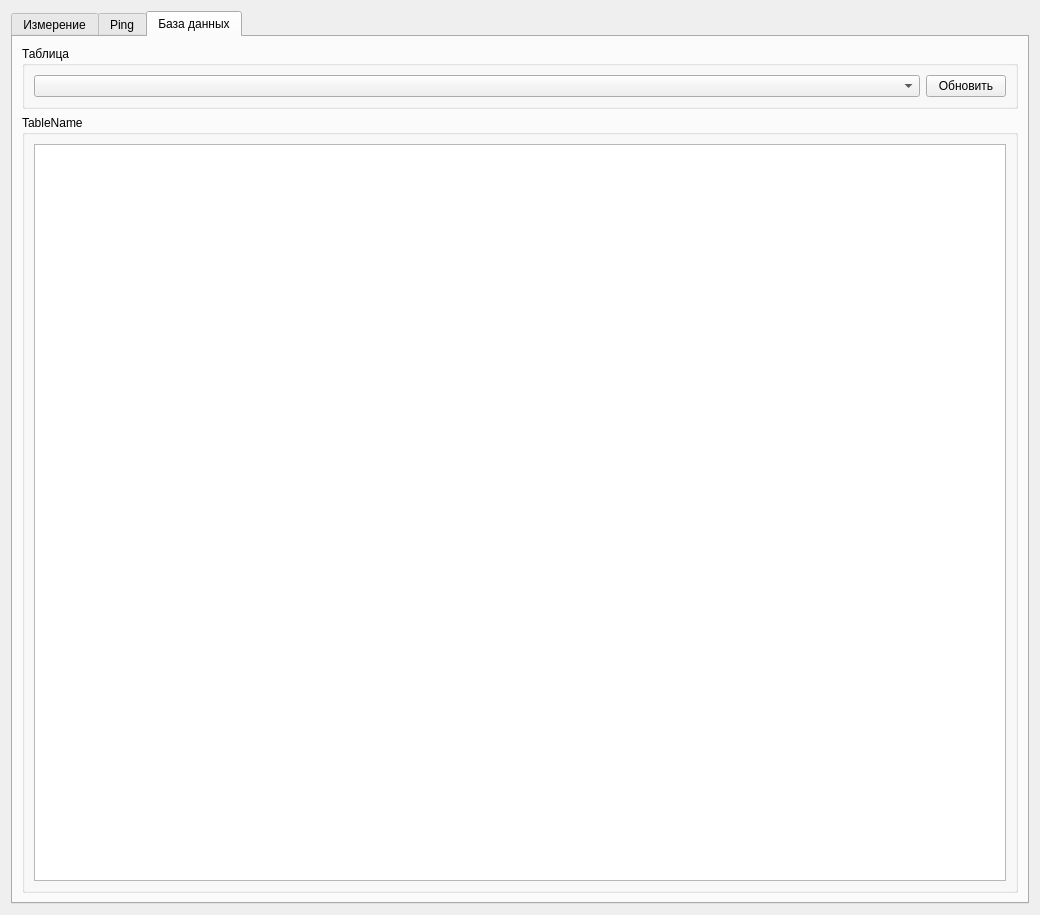
<?xml version="1.0" encoding="UTF-8"?>
<ui version="4.0">
 <class>mainWidget</class>
 <widget class="QDialog" name="mainWidget">
  <property name="geometry">
   <rect>
    <x>0</x>
    <y>0</y>
    <width>1040</width>
    <height>915</height>
   </rect>
  </property>
  <property name="focusPolicy">
   <enum>Qt::FocusPolicy::TabFocus</enum>
  </property>
  <property name="windowTitle">
   <string>Dialog</string>
  </property>
  <layout class="QHBoxLayout" name="horizontalLayout_5">
   <item>
    <widget class="QTabWidget" name="diagnoseWidget">
     <property name="autoFillBackground">
      <bool>true</bool>
     </property>
     <property name="currentIndex">
      <number>2</number>
     </property>
     <widget class="QWidget" name="monitoringTab">
      <attribute name="title">
       <string>Измерение</string>
      </attribute>
      <layout class="QGridLayout" name="gridLayout_2">
       <item row="0" column="1">
        <layout class="QVBoxLayout" name="rightColum">
         <item>
          <widget class="QGroupBox" name="monitoringBox">
           <property name="sizePolicy">
            <sizepolicy hsizetype="Expanding" vsizetype="Minimum">
             <horstretch>0</horstretch>
             <verstretch>0</verstretch>
            </sizepolicy>
           </property>
           <property name="autoFillBackground">
            <bool>true</bool>
           </property>
           <property name="title">
            <string>Мониторинг</string>
           </property>
           <layout class="QGridLayout" name="gridLayout_5">
            <item row="0" column="0">
             <widget class="QGroupBox" name="statusBox">
              <property name="sizePolicy">
               <sizepolicy hsizetype="Preferred" vsizetype="Fixed">
                <horstretch>0</horstretch>
                <verstretch>0</verstretch>
               </sizepolicy>
              </property>
              <property name="title">
               <string>Статус</string>
              </property>
              <layout class="QGridLayout" name="gridLayout_6">
               <item row="0" column="0">
                <layout class="QHBoxLayout" name="horizontalLayout">
                 <property name="sizeConstraint">
                  <enum>QLayout::SizeConstraint::SetDefaultConstraint</enum>
                 </property>
                 <property name="leftMargin">
                  <number>6</number>
                 </property>
                 <property name="rightMargin">
                  <number>6</number>
                 </property>
                 <item>
                  <widget class="QLineEdit" name="remoteHoursInput">
                   <property name="sizePolicy">
                    <sizepolicy hsizetype="Minimum" vsizetype="Fixed">
                     <horstretch>0</horstretch>
                     <verstretch>0</verstretch>
                    </sizepolicy>
                   </property>
                   <property name="text">
                    <string>Часы</string>
                   </property>
                   <property name="frame">
                    <bool>true</bool>
                   </property>
                   <property name="echoMode">
                    <enum>QLineEdit::EchoMode::Normal</enum>
                   </property>
                   <property name="placeholderText">
                    <string/>
                   </property>
                   <property name="clearButtonEnabled">
                    <bool>false</bool>
                   </property>
                  </widget>
                 </item>
                 <item>
                  <widget class="QLineEdit" name="remoteMinutInput">
                   <property name="sizePolicy">
                    <sizepolicy hsizetype="Minimum" vsizetype="Fixed">
                     <horstretch>0</horstretch>
                     <verstretch>0</verstretch>
                    </sizepolicy>
                   </property>
                   <property name="text">
                    <string>Минуты</string>
                   </property>
                  </widget>
                 </item>
                 <item>
                  <widget class="QLineEdit" name="remoteSecondsInput">
                   <property name="sizePolicy">
                    <sizepolicy hsizetype="Minimum" vsizetype="Fixed">
                     <horstretch>0</horstretch>
                     <verstretch>0</verstretch>
                    </sizepolicy>
                   </property>
                   <property name="text">
                    <string>Секунды</string>
                   </property>
                  </widget>
                 </item>
                 <item>
                  <widget class="QPushButton" name="remoteMeasureSpeedButton">
                   <property name="sizePolicy">
                    <sizepolicy hsizetype="Minimum" vsizetype="Fixed">
                     <horstretch>0</horstretch>
                     <verstretch>0</verstretch>
                    </sizepolicy>
                   </property>
                   <property name="text">
                    <string>Начать замер</string>
                   </property>
                  </widget>
                 </item>
                 <item>
                  <widget class="QPushButton" name="remoteClearGraphs">
                   <property name="text">
                    <string>Сбросить</string>
                   </property>
                  </widget>
                 </item>
                </layout>
               </item>
               <item row="1" column="0">
                <layout class="QHBoxLayout" name="horizontalLayout_2">
                 <property name="leftMargin">
                  <number>6</number>
                 </property>
                 <property name="rightMargin">
                  <number>6</number>
                 </property>
                 <item>
                  <widget class="QCheckBox" name="remoteHideUpload">
                   <property name="text">
                    <string>Скрыть график скорости отдачи</string>
                   </property>
                  </widget>
                 </item>
                 <item>
                  <widget class="QCheckBox" name="remoteHideLoad">
                   <property name="text">
                    <string>Скрыть график скорости загрузки</string>
                   </property>
                  </widget>
                 </item>
                </layout>
               </item>
              </layout>
             </widget>
            </item>
            <item row="1" column="0">
             <widget class="QGroupBox" name="graphicBox">
              <property name="sizePolicy">
               <sizepolicy hsizetype="Expanding" vsizetype="Minimum">
                <horstretch>0</horstretch>
                <verstretch>0</verstretch>
               </sizepolicy>
              </property>
              <property name="title">
               <string>График</string>
              </property>
              <layout class="QGridLayout" name="gridLayout_7">
               <item row="0" column="0">
                <widget class="PlotWidget" name="remoteGraphWidget" native="true">
                 <property name="sizePolicy">
                  <sizepolicy hsizetype="Expanding" vsizetype="Expanding">
                   <horstretch>0</horstretch>
                   <verstretch>0</verstretch>
                  </sizepolicy>
                 </property>
                 <property name="focusPolicy">
                  <enum>Qt::FocusPolicy::StrongFocus</enum>
                 </property>
                 <layout class="QGridLayout" name="gridLayout_8">
                  <property name="leftMargin">
                   <number>0</number>
                  </property>
                  <property name="topMargin">
                   <number>0</number>
                  </property>
                  <property name="rightMargin">
                   <number>0</number>
                  </property>
                  <property name="bottomMargin">
                   <number>0</number>
                  </property>
                  <item row="0" column="0">
                   <widget class="QGraphicsView" name="remoteGraph"/>
                  </item>
                 </layout>
                </widget>
               </item>
              </layout>
             </widget>
            </item>
           </layout>
          </widget>
         </item>
        </layout>
       </item>
       <item row="0" column="0">
        <layout class="QVBoxLayout" name="leftColum">
         <property name="sizeConstraint">
          <enum>QLayout::SizeConstraint::SetDefaultConstraint</enum>
         </property>
         <item>
          <widget class="QGroupBox" name="adapterBox">
           <property name="enabled">
            <bool>true</bool>
           </property>
           <property name="autoFillBackground">
            <bool>true</bool>
           </property>
           <property name="title">
            <string>Список сетевых адаптеров</string>
           </property>
           <property name="alignment">
            <set>Qt::AlignmentFlag::AlignLeading|Qt::AlignmentFlag::AlignLeft|Qt::AlignmentFlag::AlignVCenter</set>
           </property>
           <layout class="QGridLayout" name="gridLayout_3">
            <item row="0" column="0">
             <widget class="QListWidget" name="remoteList">
              <property name="sizePolicy">
               <sizepolicy hsizetype="Minimum" vsizetype="Minimum">
                <horstretch>0</horstretch>
                <verstretch>0</verstretch>
               </sizepolicy>
              </property>
             </widget>
            </item>
           </layout>
          </widget>
         </item>
         <item>
          <widget class="QGroupBox" name="adapterPropBox">
           <property name="sizePolicy">
            <sizepolicy hsizetype="Minimum" vsizetype="Minimum">
             <horstretch>0</horstretch>
             <verstretch>0</verstretch>
            </sizepolicy>
           </property>
           <property name="autoFillBackground">
            <bool>true</bool>
           </property>
           <property name="title">
            <string>Параметры адаптера</string>
           </property>
           <layout class="QGridLayout" name="gridLayout_4">
            <item row="0" column="0">
             <widget class="QTableWidget" name="remoteInfoTable">
              <property name="sizePolicy">
               <sizepolicy hsizetype="Minimum" vsizetype="Minimum">
                <horstretch>0</horstretch>
                <verstretch>0</verstretch>
               </sizepolicy>
              </property>
             </widget>
            </item>
           </layout>
          </widget>
         </item>
        </layout>
       </item>
      </layout>
     </widget>
     <widget class="QWidget" name="pingTab">
      <attribute name="title">
       <string>Ping</string>
      </attribute>
      <layout class="QGridLayout" name="gridLayout_9">
       <item row="0" column="0">
        <layout class="QHBoxLayout" name="horizontalLayout_3">
         <item>
          <layout class="QVBoxLayout" name="buttonBar">
           <item>
            <layout class="QHBoxLayout" name="switchMode">
             <item>
              <spacer name="horizontalSpacer">
               <property name="orientation">
                <enum>Qt::Orientation::Horizontal</enum>
               </property>
               <property name="sizeHint" stdset="0">
                <size>
                 <width>40</width>
                 <height>20</height>
                </size>
               </property>
              </spacer>
             </item>
             <item>
              <widget class="QRadioButton" name="radioButton_2">
               <property name="sizePolicy">
                <sizepolicy hsizetype="Minimum" vsizetype="Maximum">
                 <horstretch>0</horstretch>
                 <verstretch>0</verstretch>
                </sizepolicy>
               </property>
               <property name="text">
                <string>Пинг</string>
               </property>
               <property name="checked">
                <bool>true</bool>
               </property>
              </widget>
             </item>
             <item>
              <widget class="QRadioButton" name="radioButton">
               <property name="sizePolicy">
                <sizepolicy hsizetype="Minimum" vsizetype="Maximum">
                 <horstretch>0</horstretch>
                 <verstretch>0</verstretch>
                </sizepolicy>
               </property>
               <property name="text">
                <string>Трассировка</string>
               </property>
              </widget>
             </item>
            </layout>
           </item>
           <item>
            <layout class="QHBoxLayout" name="buttons">
             <item>
              <widget class="QLineEdit" name="addressInput">
               <property name="sizePolicy">
                <sizepolicy hsizetype="Minimum" vsizetype="Minimum">
                 <horstretch>0</horstretch>
                 <verstretch>0</verstretch>
                </sizepolicy>
               </property>
               <property name="text">
                <string>Введите IP-адрес или имя хоста</string>
               </property>
              </widget>
             </item>
             <item>
              <widget class="QPushButton" name="pushButton">
               <property name="sizePolicy">
                <sizepolicy hsizetype="Maximum" vsizetype="Minimum">
                 <horstretch>0</horstretch>
                 <verstretch>0</verstretch>
                </sizepolicy>
               </property>
               <property name="text">
                <string>Старт</string>
               </property>
              </widget>
             </item>
            </layout>
           </item>
           <item>
            <layout class="QHBoxLayout" name="horizontalLayout_4">
             <item>
              <widget class="QGroupBox" name="groupBox">
               <property name="sizePolicy">
                <sizepolicy hsizetype="Preferred" vsizetype="Expanding">
                 <horstretch>0</horstretch>
                 <verstretch>0</verstretch>
                </sizepolicy>
               </property>
               <property name="title">
                <string>Журнал событий</string>
               </property>
               <layout class="QGridLayout" name="gridLayout_10">
                <item row="0" column="0">
                 <widget class="QListView" name="outputList"/>
                </item>
               </layout>
              </widget>
             </item>
             <item>
              <widget class="QGroupBox" name="groupBox_2">
               <property name="sizePolicy">
                <sizepolicy hsizetype="Maximum" vsizetype="Expanding">
                 <horstretch>0</horstretch>
                 <verstretch>0</verstretch>
                </sizepolicy>
               </property>
               <property name="title">
                <string>Список подключенных клиентов</string>
               </property>
               <layout class="QGridLayout" name="gridLayout_11">
                <item row="0" column="0">
                 <widget class="QListView" name="PingClientList"/>
                </item>
               </layout>
              </widget>
             </item>
            </layout>
           </item>
          </layout>
         </item>
        </layout>
       </item>
      </layout>
     </widget>
     <widget class="QWidget" name="DataBaseTab">
      <attribute name="title">
       <string>База данных</string>
      </attribute>
      <layout class="QVBoxLayout" name="verticalLayout">
       <item>
        <widget class="QGroupBox" name="groupBox_3">
         <property name="sizePolicy">
          <sizepolicy hsizetype="Expanding" vsizetype="Maximum">
           <horstretch>0</horstretch>
           <verstretch>0</verstretch>
          </sizepolicy>
         </property>
         <property name="title">
          <string>Таблица</string>
         </property>
         <layout class="QHBoxLayout" name="horizontalLayout_6">
          <item>
           <widget class="QComboBox" name="dbTableSelectCombo">
            <property name="sizePolicy">
             <sizepolicy hsizetype="Minimum" vsizetype="Maximum">
              <horstretch>0</horstretch>
              <verstretch>0</verstretch>
             </sizepolicy>
            </property>
           </widget>
          </item>
          <item>
           <widget class="QPushButton" name="dbRefreshButton">
            <property name="sizePolicy">
             <sizepolicy hsizetype="Maximum" vsizetype="Maximum">
              <horstretch>0</horstretch>
              <verstretch>0</verstretch>
             </sizepolicy>
            </property>
            <property name="minimumSize">
             <size>
              <width>0</width>
              <height>0</height>
             </size>
            </property>
            <property name="text">
             <string>Обновить</string>
            </property>
           </widget>
          </item>
         </layout>
        </widget>
       </item>
       <item>
        <widget class="QGroupBox" name="tableBox">
         <property name="title">
          <string>TableName</string>
         </property>
         <layout class="QGridLayout" name="gridLayout">
          <item row="0" column="0">
           <widget class="QTableWidget" name="dbDataTable">
            <property name="sizePolicy">
             <sizepolicy hsizetype="Expanding" vsizetype="Minimum">
              <horstretch>0</horstretch>
              <verstretch>0</verstretch>
             </sizepolicy>
            </property>
           </widget>
          </item>
         </layout>
        </widget>
       </item>
      </layout>
     </widget>
    </widget>
   </item>
  </layout>
 </widget>
 <customwidgets>
  <customwidget>
   <class>PlotWidget</class>
   <extends>QWidget</extends>
   <header location="global">pyqtgraph</header>
   <container>1</container>
  </customwidget>
 </customwidgets>
 <resources/>
 <connections/>
</ui>
